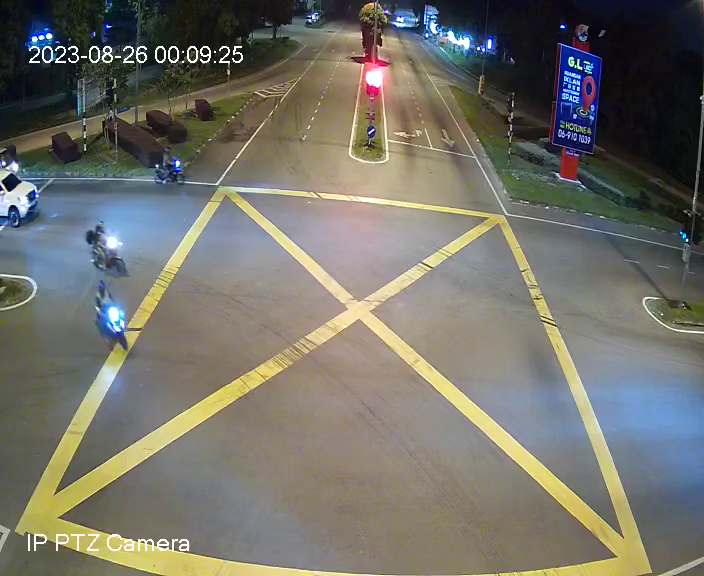
#> input picture figures/frame0000_sat.png, 704 x 576 px, found by its file name
$ python create_crops.py
#> lines starting #> are read from the running program, lines starting #| are printed output that depends on the picture; pictures that were not available may be replaced by others from this repository, and a replacement may not be noted
"""
create_crops.py: script to crops for training and validation.
                It will save the crop images and mask in the format:
                <image_name>_<x>_<y>.<suffix>
                where x = [0, (Image_Height - crop_size) / stride]
                      y = [0, (Image_Width - crop_size) / stride]

It will create following directory structure:
    base_dir
        |   train_crops.txt   # created by script
        |   val_crops.txt     # created by script
        |
        └───crops       # created by script
        │   └───gt
        │   └───images
"""

# [138 lines of commented-out code are left out]

"""
-------------------------------------------------------------------------------------THIS----------------------------------------------------------------------------------------------------------------------------------------------------------------------------------------------------------------------------------------------------------------------------------------------------------
--------------------------------------------------------------------------------------IS-----------------------------------------------------------------------------------------------------------------------------------------------------------------------------------------------------------------------------------------------------------------------------------------------------------
--------------------------------------------------------------------------------------A------------------------------------------------------------------------------------------------------------------------------------------------------------------------------------------------------------------------------------------------------------------------------------------------------------
-------------------------------------------------------------------------------------LINE----------------------------------------------------------------------------------------------------------------------------------------------------------------------------------------------------------------------------------------------------------------------------------------------------------
"""

#ZZZ :Cropping image into smaller size due to the reason that original datatset from this code is using satelite image

import os
import cv2

def verify_image(img_file):
    try:
        img = cv2.imread(img_file)
#> img is the input picture: shape (576, 704, 3); mean B, G, R 105.3, 113.9, 115.1
        return img is not None
    except:
        return False

def create_single_sample_crops(base_dir, crop_type, size, stride):
    dataset = '7b52009b64fd0a2a49e6d8a939753077792b0554'
    crops = os.path.join(base_dir, 'crops')

    if not os.path.exists(crops):
        os.mkdir(crops)
        os.mkdir(os.path.join(crops, 'images'))
        os.mkdir(os.path.join(crops, 'gt'))

    name = 'frame0000'  # Name of the sample to process
    image_file = os.path.join(base_dir, 'images', name + '_sat.png')
    gt_file = os.path.join(base_dir, 'gt', name + '_gt.jpg')

    if not verify_image(image_file):
        print("Image verification failed for:", image_file)
        return

    image = cv2.imread(image_file)
    gt = cv2.imread(gt_file, 0)
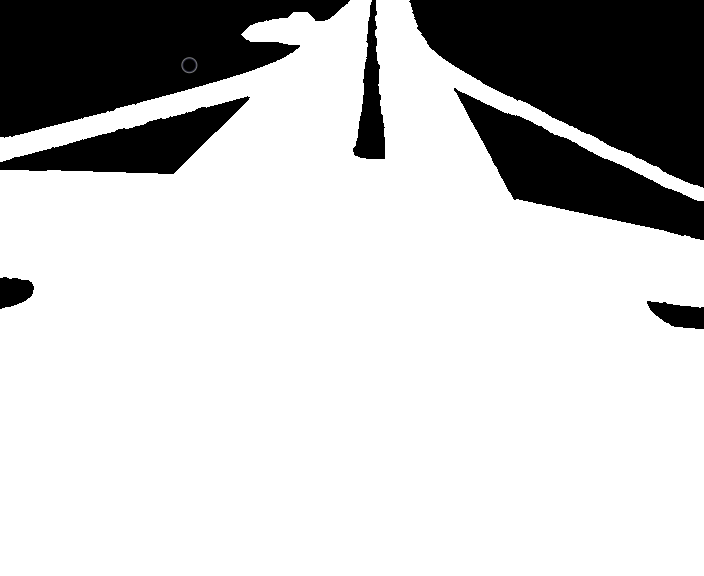
#> input picture figures/frame0000_gt.png, 704 x 576 px, given in place of frame0000_gt.jpg, which was not available
#> gt: shape (576, 704); min 0, max 255, mean 198.7

    if image is None or gt is None:
        print("Image or ground truth loading failed for:", image_file)
        return

    H, W, C = image.shape
#> H = 576; W = 704; C = 3
    maxx = int((H - size) / stride)
#> maxx = 0
    maxy = int((W - size) / stride)
#> maxy = 0

    for x in range(maxx + 1):
        for y in range(maxy + 1):
            im_ = image[x * stride:x * stride + size, y * stride:y * stride + size, :]
            gt_ = gt[x * stride:x * stride + size, y * stride:y * stride + size]
            cv2.imwrite(os.path.join(crops, 'images', '{}_{}_{}.png'.format(name, x, y)), im_)
            cv2.imwrite(os.path.join(crops, 'gt', '{}_{}_{}.jpg'.format(name, x, y)), gt_)
#> this loop made 1 pass
#> pass 1, in create_single_sample_crops, `cv2.imwrite(os.path.join(crops, 'images', '{}_{}_{}.png'.format(name, ..`:
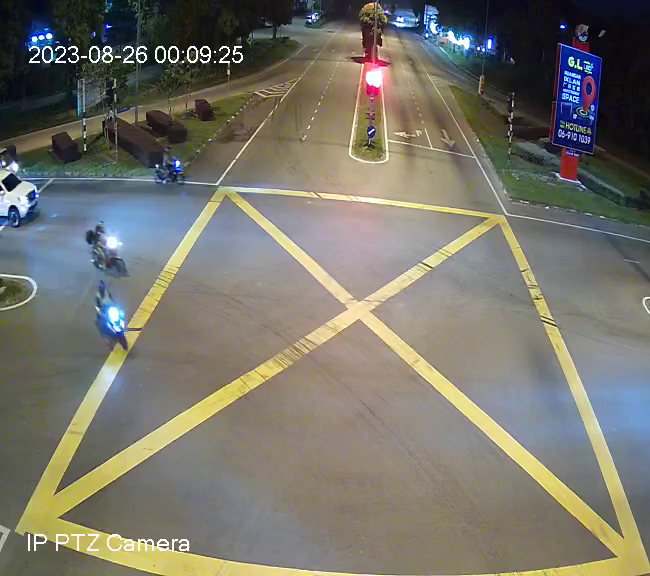
#> saved as frame0000_0_0.png: shape (576, 650, 3); mean B, G, R 107.2, 117.1, 119.1
#> pass 1, in create_single_sample_crops, `cv2.imwrite(os.path.join(crops, 'gt', '{}_{}_{}.jpg'.format(name, x, y..`:
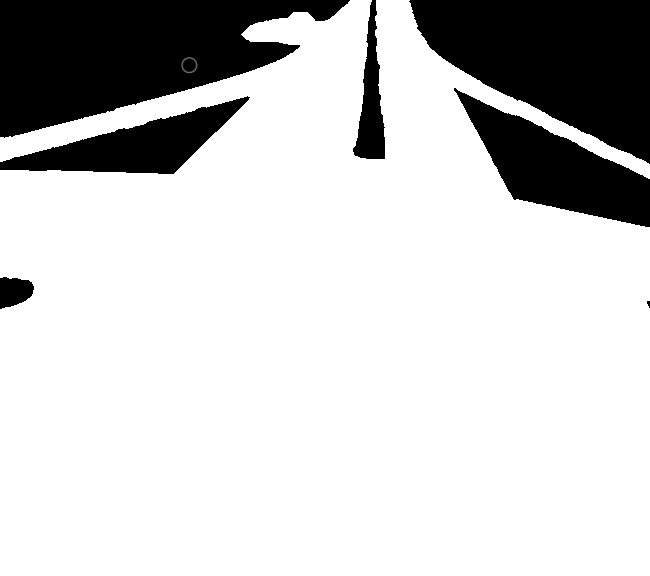
#> saved as frame0000_0_0.jpg: shape (576, 650); min 0, max 255, mean 202.8

def main():
    base_dir = 'C:/Program Files (x86)/Study/Degree/Intern/Intern Project/CoANet/data/7b52009b64fd0a2a49e6d8a939753077792b0554'  # Update with your dataset directory
    crop_type = 'sample'
    crop_size = 650
    stride = 650

    create_single_sample_crops(base_dir, crop_type, crop_size, stride)

if __name__ == "__main__":
    main()
